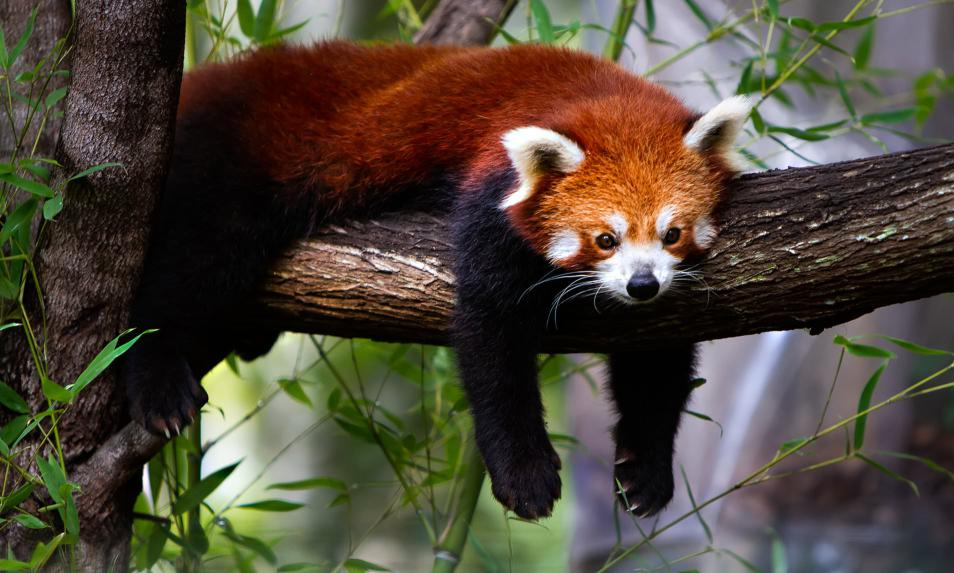
#> input picture HW03/hw3_image_2.jpg, 954 x 573 px
$ jupyter execute --allow-errors HW3_Fall20_Student_v1.ipynb   (shell and % lines are left out)
#> lines starting #> are read from the running program, lines starting #| are printed output that depends on the picture
## Fall 2020 CS 4641\7641 A: Machine Learning Homework 3

## Instructor: Dr. Mahdi Roozbahani

## Deadline: October 28th, Wednesday, AOE

* No unapproved extension of the deadline is allowed. Late submission will lead to 0 credit.

* Discussion is encouraged on Piazza as part of the Q/A. However, all assignments should be done individually.

## Instructions for the assignment

- In this assignment, we have programming and writing questions.
- To switch between cell for code and for markdown, see the menu -> Cell -> Cell Type
- You could directly type the Latex equations in the markdown cell.
- Typing with Latex\markdown is required for all the written questions. Handwritten answers would not be accepted.
- If a question requires a picture, you could use this syntax $""$ to include them within your ipython notebook.
- Questions marked with <span style="color:blue">**[P]**</span> are programming only and should be submitted to the autograder. Questions marked with <span style="color:green">**[W]**</span> may required that you code a small function or generate plots, but should **NOT** be submitted to the autograder. It should be submitted on the writing portion of the assignment on gradescope
- The outline of the assignment is as follows:
    * Q1 [30 pts] > Image compression with SVD <span style="color:green">**[W]** 1.2 and 1.3 </span>| <span style="color:blue">**[P]** items 1.1 </span>
    * Q2 [15 pts] > Understanding PCA <span style="color:green">**[W]** items 2.2 </span>| <span style="color:blue">**[P]** 2.1 </span>
    * Q3 [55+(20 bonus for undergrads)]> Regression and regularization <span style="color:green">**[W]** items 3.2, 3.3, 3.4 and 3.5 </span>| <span style="color:blue">**[P]** items 3.1 </span>
    * Q4 [20 pts] > Naive Bayes classification. <span style="color:green">**[W]** items 4.1 </span>| <span style="color:blue">**[P]** items 4.2 </span>
    * Q5 [15 pts] > Noise in PCA and Linear Regression. <span style="color:green">**[W]** items 5.1, 5.2 and 5.3 </span>
    * Q6 [Bonus for all][30 pts] > Manifold learning with Isomap <span style="color:green">**[W]** items 6.2 </span>| <span style="color:blue">**[P]** items 6.1 </span>
    * Q7 [No Points] > Feature Selection. <span style="color:blue">**[P]** items 7 </span>

## Using the autograder

- You will find two assignments on Gradescope that correspond to HW3: "HW3 - Programming" and "HW3 - Non-programming".
- You will submit your code for the autograder on "HW3 - Programming" in the following format:

    * imgcompression.py
    * pca.py
    * regression.py
    * nb.py
    * isomap.py

- All you will have to do is to copy your implementations of the classes "ImgCompression", "PCA", "Regression", "NaiveBayes", "Isomap" onto the respective files. We provided you different .py files and we added libraries in those files please DO NOT remove those lines and add your code after those lines. Note that these are the only allowed libraries that you can use for the homework.

- You are allowed to make as many submissions until the deadline as you like. Additionally, note that the autograder tests each function separately, therefore it can serve as a useful tool to help you debug your code if you are not sure of what part of your implementation might have an issue.

- **For the "HW3 - Non-programming" part, you will download your jupyter notbook as HTML, print it as a PDF from your browser and submit it on Gradescope. To download the notebook as html, click on "File" on the top left corner of this page and select "Download as > HTML". The non-programming part corresponds to Q1.2 - 1.3, Q2.2, Q3.2 - 3.5, Q4.1, Q5 and Q6.2. For questions that include images include both your response and the generated images in your submission**

[cell 1]
# HELPER CELL, DO NOT MODIFY
# This is cell which sets up some of the modules you might need
# Please do not change the cell or import any additional packages.

import numpy as np
import json
from matplotlib import pyplot as plt
from mpl_toolkits.mplot3d import Axes3D
from sklearn.feature_extraction import text
#> (the rest of this cell did not finish here and is left out)

## 1. Image compression with SVD [30 pts]  <span style="color:blue">**[P]**</span>  <span style="color:green">**[W]**</span>

### Load images data and plot

[cell 2]
# HELPER CELL, DO NOT MODIFY
# load Image
image = plt.imread("hw3_image_2.jpg")/255.
#plot image
fig = plt.figure(figsize=(10,10))
plt.imshow(image)

[cell 3]
# HELPER CELL, DO NOT MODIFY
def rgb2gray(rgb):
    return np.dot(rgb[...,:3], [0.299, 0.587, 0.114])
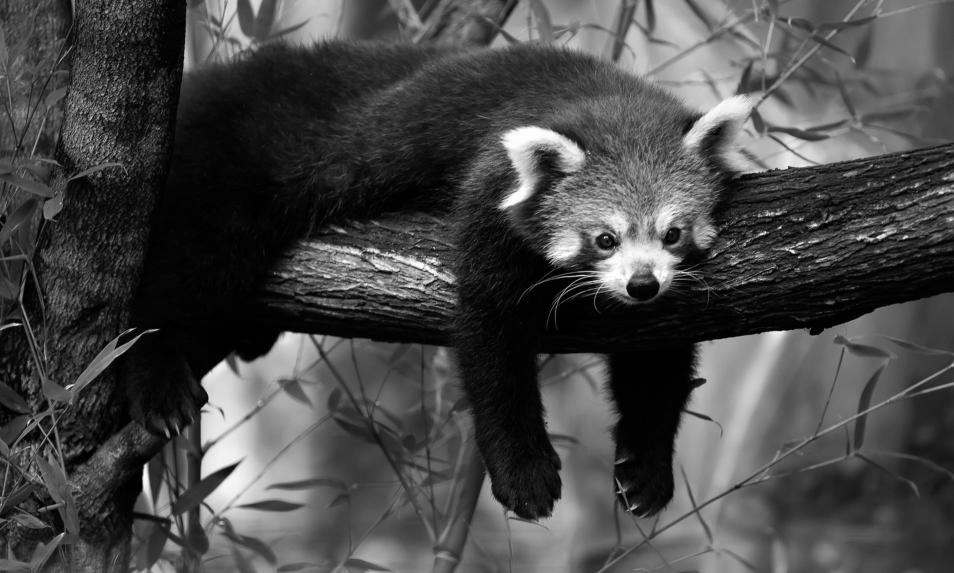
#> returned value: shape (573, 954) float64; min 0, max 1, mean 0.283

fig = plt.figure(figsize=(10, 10))
# plot several images
plt.imshow(rgb2gray(image), cmap=plt.cm.bone)
